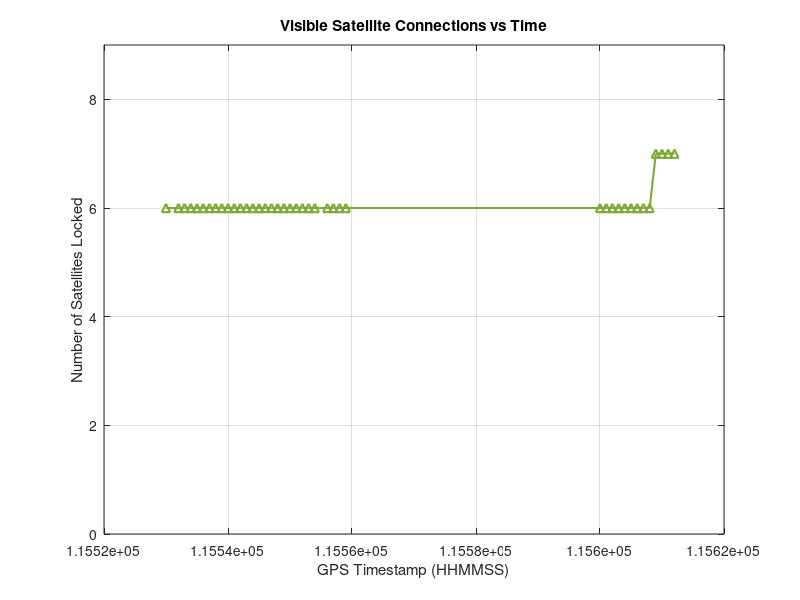

This chart was generated by the following MATLAB code:
%% Graph 3: Satellite Count vs Time
clear; clc;

timestamps = [115530, 115532, 115533, 115534, 115535, 115536, 115537, 115538, ...
              115539, 115540, 115541, 115542, 115543, 115544, 115545, 115546, ...
              115547, 115548, 115549, 115550, 115551, 115552, 115553, 115554, ...
              115556, 115557, 115558, 115559, 115600, 115601, 115602, 115603, ...
              115604, 115605, 115606, 115607, 115608, 115609, 115610, 115611, 115612];

satellites = [6, 6, 6, 6, 6, 6, 6, 6, 6, 6, 6, 6, 6, 6, 6, 6, 6, 6, 6, 6, 6, 6, 6, 6, ...
              6, 6, 6, 6, 6, 6, 6, 6, 6, 6, 6, 6, 6, 7, 7, 7, 7];

figure('Color', [1 1 1]);
plot(timestamps, satellites, '-^', 'LineWidth', 1.5, 'Color', [0.47 0.67 0.19]);
grid on;
title('Visible Satellite Connections vs Time');
xlabel('GPS Timestamp (HHMMSS)');
ylabel('Number of Satellites Locked');
ylim([0, max(satellites)+2]);
